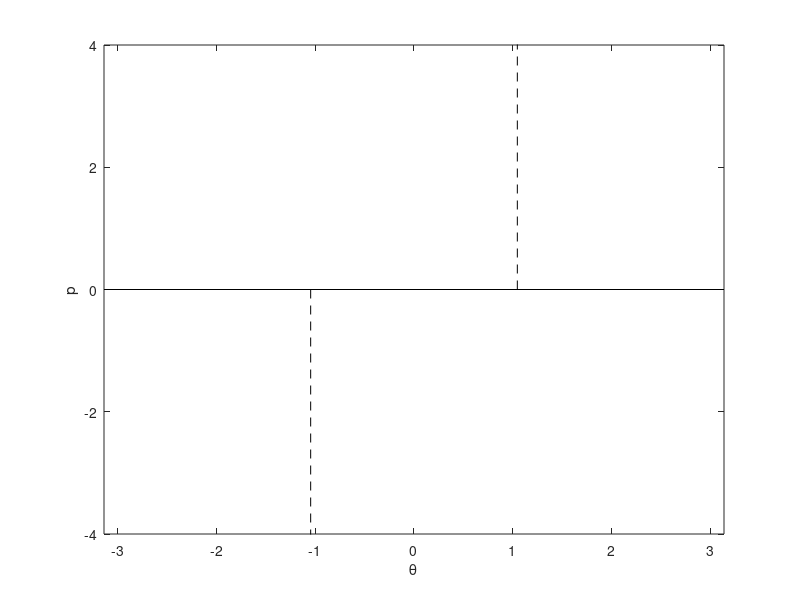

Write MATLAB code to recreate this figure. (Note: this script raises an error after producing the figure.)
%% visualizing the basin of attraction for a typical limit cycle
clc,clear,clf

kick_angle = pi/3;
kick_strength = 1;
wn = 1;
omega_crit = sqrt(2+2*cos(kick_angle))*wn
p1 = 0.7;
w00 = p1*wn;    % momentum of the limit cycle at the kick
theta0 = kick_angle;

% figure
PB = [0 .4470 .7410];
hold on 
box on
axis([-pi pi -4 4])
plot([-kick_angle -kick_angle],[0 -5],'--k')
plot([kick_angle kick_angle],[0 5],'--k')
plot([-pi pi],[0 0],'k')
xlabel('\theta'),ylabel('p')

% Draw homoclinic orbit
w0 =omega_crit;
[ theta2,omega2,~] = EllipticSolutions( wn,theta0,w0 );
plot(theta2,omega2,'k:')
w0 = omega_crit;
[ theta2,omega2,~] = EllipticSolutions( wn,-theta0,w0 );
plot(theta2,omega2,'k:')
k = sqrt((  .25/(wn^2))*w0^2 + sin(theta0/2)^2)
[ theta,omega,t ] = EllipticSolutions( 1, -pi/3, 1 );
omega(theta>=pi/3) = NaN; 
omega(theta<=-pi/3) = NaN;
[ theta2,omega2,t ] = EllipticSolutions( 1, -pi/3, 0 )
plot(theta2,omega2,'k','LineWidth',1.5)
text(-0.8,-0.25,'unperturbed region','Fontsize',12)
text(1,-2.5,'kicked region','Fontsize',12)
